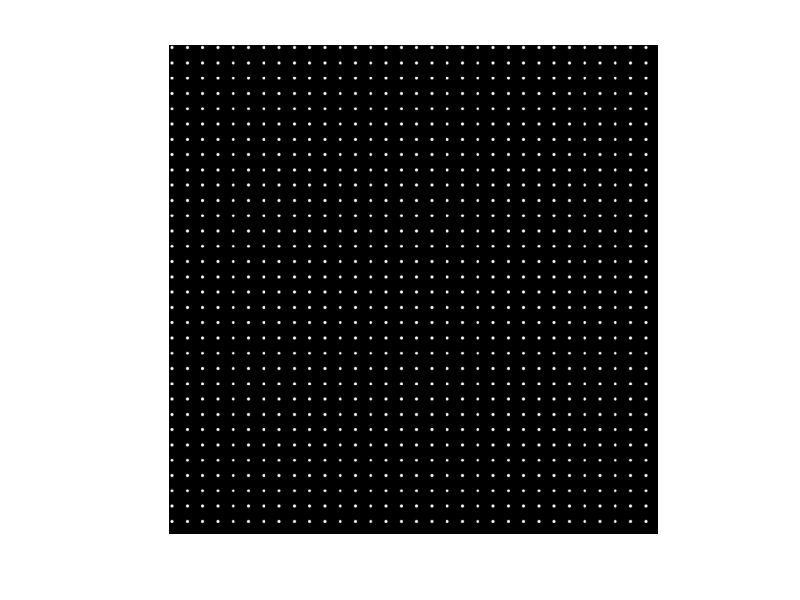

Write MATLAB code to recreate this figure. (Note: this script raises an error after producing the figure.)
% this version will generate a square lattice of oscillating colloids

close all
clear all

%% constants

TotalTime = 10; % in seconds
FrameRate = 300; %fps
N_frames = TotalTime * FrameRate;

frame_size = 1024;
nndist = 32; %distance between next neighbours
colloid_diameter = 6;

osc_ampl = colloid_diameter * 2;

f = 15;  %mean frequency (Hz)

%% generate colloid's template

[X,Y]=meshgrid(-10:10,-10:10);
colloid = uint8( 255* (1-tanh( (sqrt(X.^2+Y.^2) - colloid_diameter/2) / 1 ))./2 ) ;
% imagesc(colloid)
% shg

%% generate lattice

positions = false(frame_size);
[Xc,Yc] = meshgrid(osc_ampl/2:nndist:frame_size,osc_ampl/2:nndist:frame_size);
positions(Yc,Xc)=true;

%% generate first_frame

first_frame = uint8(conv2(single(positions),single(colloid), 'same'));
figure(1)
imshow(first_frame,[])

%% distance map

jj = repmat([1:frame_size],frame_size,1);
ii=jj';
cc = frame_size/2+1;
distance_map =round(sqrt((ii-cc).*(ii-cc)+(jj-cc).*(jj-cc)))+1; %if we fftshit here is only 1 time instead of Nframes/2
distance_map = distance_map(:);
dist_counts = accumarray(distance_map,ones(frame_size*frame_size,1));

%% update lattice, differential image and plots

centred_resized_figure(2,[2,2]);

for tc = 1:N_frames
    
    t = tc/FrameRate; %real time (sec)
    
    % update lattice
    current_positions = false(frame_size);
    [Xc,Yc] = meshgrid(osc_ampl/2 + round( osc_ampl * sin(2*pi*f*t)):nndist:frame_size,...
        osc_ampl/2 + round( osc_ampl * sin(2*pi*f*t)):nndist:frame_size);
    current_positions(Yc(Yc>0),Xc(Xc>0))=true;
    
    % update frame
    current_frame = uint8(conv2(single(current_positions),single(colloid), 'same'));
    
    % differential frame
    frame_diff = double(first_frame) - double(current_frame);
    
    % fourier transform
    fft_frame_diff = fftshift(fft2( frame_diff ));
    scattering_image = real(fft_frame_diff).^2 + imag(fft_frame_diff).^2;
    
    % plot
    subplot(221)
    subimage(mat2gray(frame_diff, [-255 255]));
    xlabel(['first frame - current frame, time = ',sprintf('%.3f',(t)),'s']);
    
    subplot(222)
    colormap('default')
    subimage(255 * mat2gray(scattering_image),colormap);
    xlabel('Fourier Transform of the differential image');
    
    subplot(223)
    plot(mean(scattering_image));
    xlabel('Average on the columns of the FT');
    
    % radial average plot
    subplot(224)
    plot(accumarray(distance_map,scattering_image(:)) ./ dist_counts);
    xlabel('Radial Average of the FT');
    
    pause(0.05)
end

